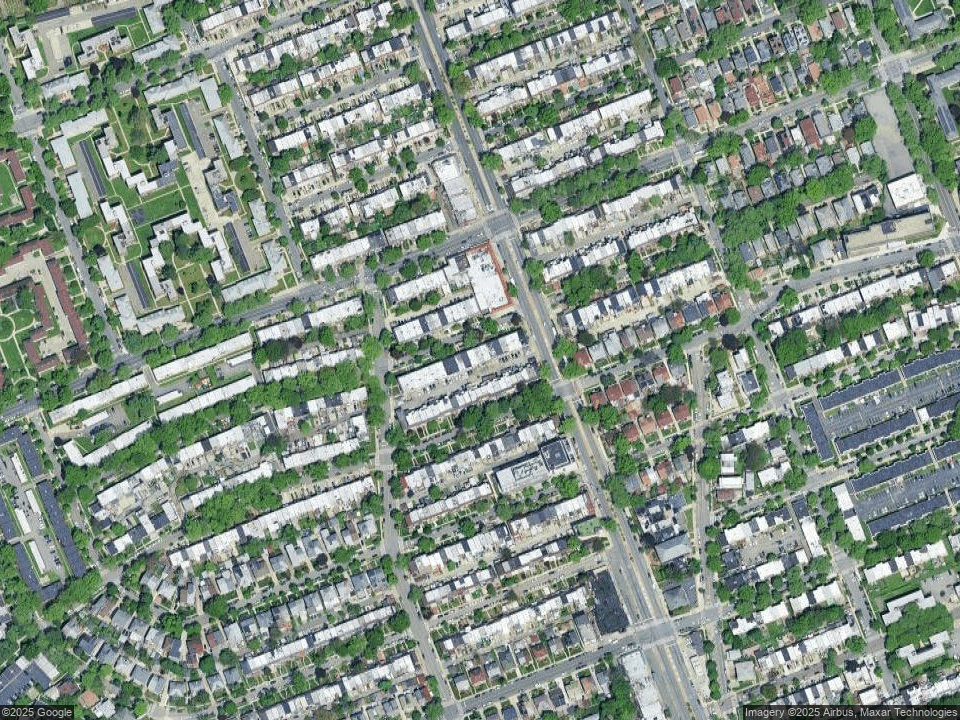
#> input picture utils/const1.png, 960 x 720 px, found by its file name; its folder holds 3 pictures in this run
$ python image_processing.py
#> lines starting #> are read from the running program, lines starting #| are printed output that depends on the picture
import os
from PIL import Image

def process_image(image_path: str, output_dir: str = "downloads") -> str:
#> called with image_path = 'utils/const1.png', output_dir = 'downloads'
    try:
        os.makedirs(output_dir, exist_ok=True)
        with Image.open(image_path) as img:
#> img is the input picture: PIL image 960x720 P; mean R, G, B 130.9, 144.8, 133.3
            img.load()
        resized_img = img.resize((1280, 720))
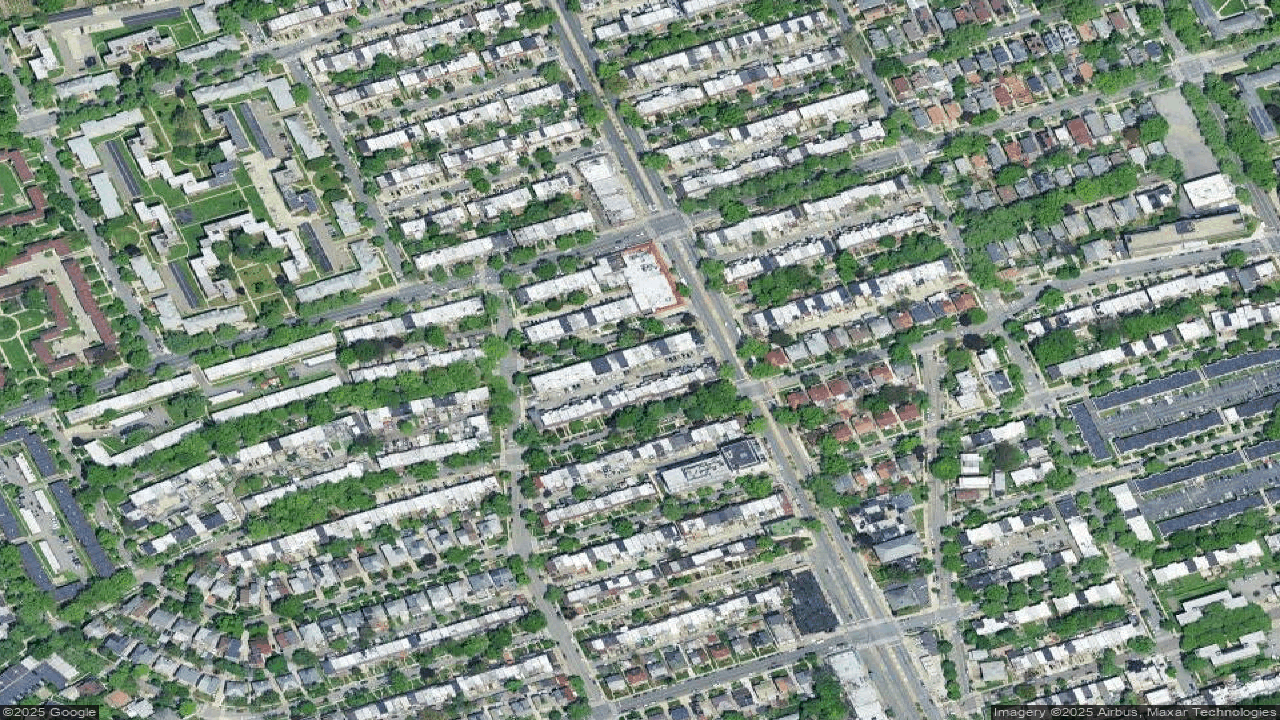
#> resized_img: PIL image 1280x720 P; mean R, G, B 130.9, 144.8, 133.3
        base_name = os.path.splitext(os.path.basename(image_path))[0]
        if resized_img.mode != 'RGB':
            resized_img = resized_img.convert('RGB')
        new_image_path = os.path.join(f"{base_name}.jpg")
        resized_img.save(new_image_path, format="JPEG")
        return new_image_path
    except Exception as e:
        print(f"Error processing image: {e}")
        return ""

process_image1 = process_image("utils/const1.png")
